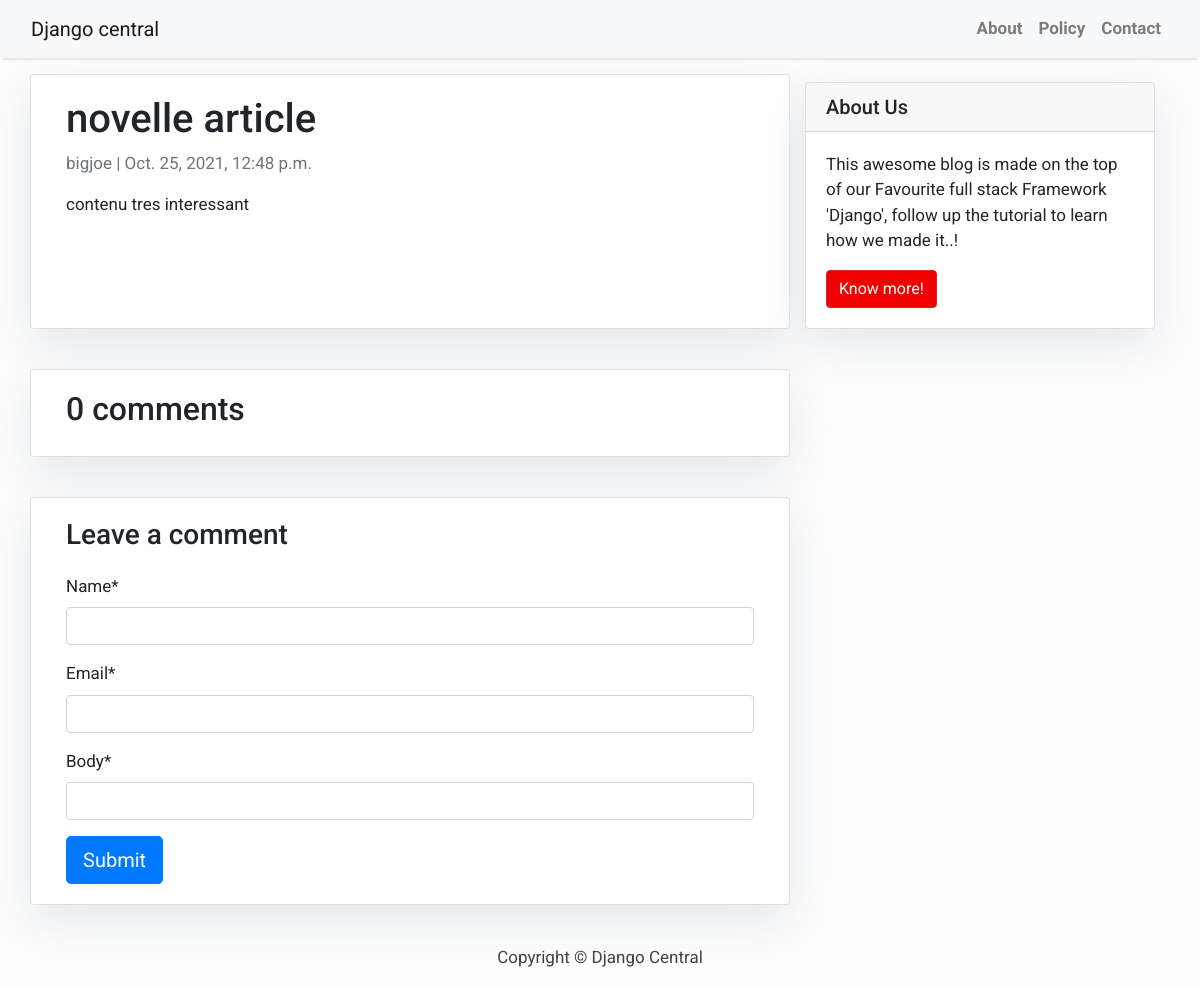
Page /novelle-article/ on the committed database.
### blog/models.py (models this page shows, shortened)
class Post(models.Model):
    title = models.CharField(max_length=200, unique=True)
    slug = models.SlugField(max_length=200, unique=True)
    author = models.ForeignKey(User, on_delete= models.CASCADE,related_name='blog_posts')
    updated_on = models.DateTimeField(auto_now= True)
    content = models.TextField()
    created_on = models.DateTimeField(auto_now_add=True)
    status = models.IntegerField(choices=STATUS, default=0)
    class Meta:
        ordering = ['-created_on']

### blog/views.py (the view)
# urls.py: path('<slug:slug>/', views.post_detail, name='post_detail')]
def post_detail(request, slug):
    template_name = 'post_detail.html'
    post = get_object_or_404(Post, slug=slug)
    comments = post.comments.filter(active=True)
    new_comment = None
    if request.method == 'POST':
        comment_form = CommentForm(data=request.POST)
        if comment_form.is_valid():
            new_comment = comment_form.save(commit=False)
            new_comment.post = post
            new_comment.save()
    else:
        comment_form = CommentForm()
    return render(request, template_name, {'post': post,
                                           'comments': comments,
                                           'new_comment': new_comment,
                                           'comment_form': comment_form})

### blog/forms.py
class CommentForm(forms.ModelForm):
    body = forms.CharField(widget=SummernoteWidget())  # instead of forms.Textarea
    class Meta:
        model = Comment
        fields = ('name', 'email', 'body')

### blog/templates/post_detail.html (shortened to what this page needs)
{% extends 'base.html' %} {% block content %}
<div class="container">
    <div class="row">
        <div class="col-md-8 card mb-4  mt-3 left  top">
            <div class="card-body">
                <h1>{% block title %} {{ post.title }} {% endblock title %}</h1>
                <p class=" text-muted">{{ post.author }} | {{ post.created_on }}</p>
                <p class="card-text ">{{ post.content | safe }}</p>
            </div>
    </div>
    {% block sidebar %} {% include 'sidebar.html' %} {% endblock sidebar %}
    <div class="col-md-8 card mb-4  mt-3 ">
      <div class="card-body">
        <h2>{{ comments.count }} comments</h2>
      </div>
    </div>
    <div class="col-md-8 card mb-4  mt-3 ">
        {% load crispy_forms_tags %}
        <div class="card-body">
            {% if new_comment %}
            <div class="alert alert-success" role="alert">
                Your comment is awaiting moderation
            </div>
            {% else %}
            <h3>Leave a comment</h3>
        <form method="post" style="margin-top: 1.3em;">
          {{ comment_form| crispy }}
          <button type="submit" class="btn btn-primary  btn-lg">Submit</button>
        </form>
        {% endif %}
      </div>
    </div>
</div>
</div>
{% endblock content %}

### blog/templates/base.html (style rules this page uses)
body { font-family: "Roboto", sans-serif; font-size: 17px; background-color: #fdfdfd; }

### blog/templates/sidebar.html (style rules this page uses)
.card { box-shadow: 0 16px 48px #E3E7EB; }

### rows in the picture
Post: title "novelle article", author "bigjoe", created_on "Oct. 25, 2021, 12:48 p.m.", content "contenu tres interessant"

### other values in the picture
{{ comments.count }} "0"
